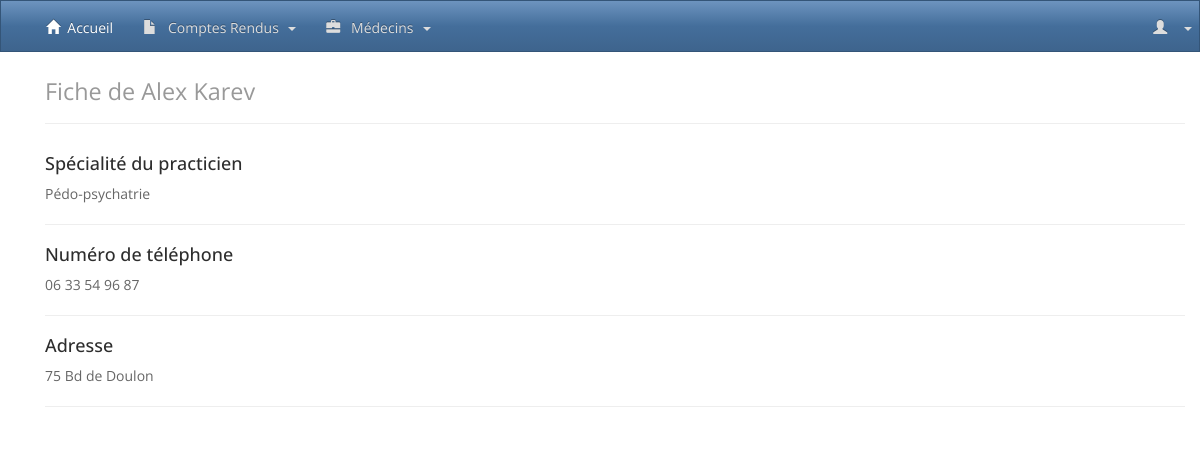
The app's page /afficher_medecin.php?id=4 with its own data.
### tables this page shows
CREATE TABLE IF NOT EXISTS `medecin` (
  `ID` int(11) NOT NULL AUTO_INCREMENT,
  `ID_POSSEDE` int(11) NOT NULL,
  `NOM` varchar(255) DEFAULT NULL,
  `PRENOM` varchar(255) DEFAULT NULL,
  `ADRESSE` varchar(255) DEFAULT NULL,
  `VILLE_MEDECIN` varchar(255) NOT NULL,
  `CP_MEDECIN` int(5) NOT NULL,
  `TEL` varchar(32) DEFAULT NULL,
  `DEPARTEMENT` int(2) DEFAULT NULL,
  PRIMARY KEY (`ID`),
  KEY `FK_MEDECIN_SPECIALITE` (`ID_POSSEDE`)
);

CREATE TABLE IF NOT EXISTS `specialite` (
  `ID` int(32) NOT NULL AUTO_INCREMENT,
  `LIBELLE` varchar(255) DEFAULT NULL,
  PRIMARY KEY (`ID`)
);

### afficher_medecin.php (the view, shortened to what this page needs)
<?php
  include("partials/header.php");
  include("lib/function.php");
  include("partials/navbar.php");
if(isset($_GET["id"]))
{
  if ($_GET["id"]=="all")
  {
    $tout_afficher=true;
    if (isset($_GET["pos"]))
    {
      $query="SELECT * FROM medecin, specialite WHERE specialite.ID = medecin.ID_POSSEDE AND medecin.ID=". id_medecin($_GET['pos']).";";
    }
    else
    {
      $query="SELECT * FROM medecin, specialite WHERE specialite.ID = medecin.ID_POSSEDE LIMIT 1 ;";
    }
  }
  else
  {
    $id_medecin=$bdd->quote($_GET["id"]);
    $query="SELECT * FROM medecin, specialite WHERE specialite.ID = medecin.ID_POSSEDE AND medecin.ID=". $id_medecin.";";
  }
  $result=$bdd->query($query);
  while($value =$result->fetch())
  {
    $nom=$value['NOM'];
    $prenom=$value['PRENOM'];
    $adresse=$value['ADRESSE'];
    $tel=$value['TEL'];
    $specialite=$value['LIBELLE'];
  }
}
?>
<div class="container">
      <div class="span9 offset1 container">
  <h1><small>Fiche de  <?php echo $prenom."&nbsp;".$nom ;?></small></h1>
  <hr>
</div>
      <div class="span9 offset1 container">
        <div class="span6">
          <h4>Spécialité du practicien</h4>
            <p>
              <?php
                echo $specialite;
              ?>
            </p>
          <hr>
          <h4>Numéro de téléphone</h4>
            <p>
              <?php echo $tel; ?>
            </p>
          <hr>
          <h4>Adresse</h4>
            <p>
              <?php echo $adresse; ?>
            </p>
          <hr>
<?php include("partials/footer.php");?>

### records on screen
medecin: PRENOM "Alex", NOM "Karev", ID_POSSEDE.LIBELLE "Pédo-psychatrie", TEL "06 33 54 96 87", ADRESSE "75 Bd de Doulon"
